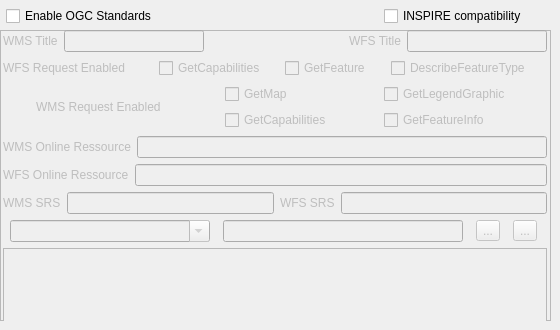
     <widget class="QWidget" name="ogcTabForm">
      <property name="toolTip">
       <string>&lt;html&gt;&lt;head/&gt;&lt;body&gt;&lt;p&gt;OGC standards configuration.&lt;/p&gt;&lt;/body&gt;&lt;/html&gt;</string>
      </property>
      <attribute name="title">
       <string>OGC Standards</string>
      </attribute>
      <attribute name="toolTip">
       <string>&lt;html&gt;&lt;head/&gt;&lt;body&gt;&lt;p&gt;OGC standards configuration.&lt;/p&gt;&lt;/body&gt;&lt;/html&gt;</string>
      </attribute>
      <widget class="QFrame" name="mf_ogc_frame">
       <property name="enabled">
        <bool>false</bool>
       </property>
       <property name="geometry">
        <rect>
         <x>0</x>
         <y>30</y>
         <width>551</width>
         <height>291</height>
        </rect>
       </property>
       <property name="frameShape">
        <enum>QFrame::StyledPanel</enum>
       </property>
       <property name="frameShadow">
        <enum>QFrame::Raised</enum>
       </property>
       <widget class="QWidget" name="layoutWidget18">
        <property name="geometry">
         <rect>
          <x>3</x>
          <y>0</y>
          <width>544</width>
          <height>316</height>
         </rect>
        </property>
        <layout class="QVBoxLayout" name="verticalLayout_5">
         <item>
          <layout class="QHBoxLayout" name="horizontalLayout_34">
           <item>
            <widget class="QLabel" name="mf_map_web_md_wms_title__label">
             <property name="text">
              <string>WMS Title</string>
             </property>
            </widget>
           </item>
           <item>
            <widget class="QLineEdit" name="mf_map_web_md_wms_title"/>
           </item>
           <item>
            <spacer name="horizontalSpacer_6">
             <property name="orientation">
              <enum>Qt::Horizontal</enum>
             </property>
             <property name="sizeHint" stdset="0">
              <size>
               <width>40</width>
               <height>20</height>
              </size>
             </property>
            </spacer>
           </item>
           <item>
            <widget class="QLabel" name="mf_map_web_md_wfs_title__label">
             <property name="text">
              <string>WFS Title</string>
             </property>
            </widget>
           </item>
           <item>
            <widget class="QLineEdit" name="mf_map_web_md_wfs_title"/>
           </item>
          </layout>
         </item>
         <item>
          <layout class="QHBoxLayout" name="horizontalLayout_33">
           <item>
            <widget class="QLabel" name="mf_map_web_md_wfs_enable_label">
             <property name="maximumSize">
              <size>
               <width>150</width>
               <height>16777215</height>
              </size>
             </property>
             <property name="text">
              <string>WFS Request Enabled</string>
             </property>
            </widget>
           </item>
           <item>
            <widget class="QCheckBox" name="mf_map_web_md_wfs_enable_gc">
             <property name="minimumSize">
              <size>
               <width>120</width>
               <height>0</height>
              </size>
             </property>
             <property name="maximumSize">
              <size>
               <width>120</width>
               <height>16777215</height>
              </size>
             </property>
             <property name="text">
              <string>GetCapabilities</string>
             </property>
            </widget>
           </item>
           <item>
            <widget class="QCheckBox" name="mf_map_web_md_wfs_enable_gf">
             <property name="maximumSize">
              <size>
               <width>100</width>
               <height>16777215</height>
              </size>
             </property>
             <property name="text">
              <string>GetFeature</string>
             </property>
            </widget>
           </item>
           <item>
            <widget class="QCheckBox" name="mf_map_web_md_wfs_enable_dft">
             <property name="text">
              <string>DescribeFeatureType</string>
             </property>
            </widget>
           </item>
          </layout>
         </item>
         <item>
          <layout class="QHBoxLayout" name="horizontalLayout_32">
           <item>
            <widget class="QLabel" name="mf_map_web_md_wms_enable_label">
             <property name="maximumSize">
              <size>
               <width>150</width>
               <height>16777215</height>
              </size>
             </property>
             <property name="text">
              <string>WMS Request Enabled</string>
             </property>
            </widget>
           </item>
           <item>
            <layout class="QVBoxLayout" name="verticalLayout_7">
             <item>
              <widget class="QCheckBox" name="mf_map_web_md_wms_enable_gm">
               <property name="maximumSize">
                <size>
                 <width>70</width>
                 <height>16777215</height>
                </size>
               </property>
               <property name="text">
                <string>GetMap</string>
               </property>
              </widget>
             </item>
             <item>
              <widget class="QCheckBox" name="mf_map_web_md_wms_enable_gc">
               <property name="maximumSize">
                <size>
                 <width>120</width>
                 <height>16777215</height>
                </size>
               </property>
               <property name="text">
                <string>GetCapabilities</string>
               </property>
              </widget>
             </item>
            </layout>
           </item>
           <item>
            <layout class="QVBoxLayout" name="verticalLayout_6">
             <item>
              <widget class="QCheckBox" name="mf_map_web_md_wms_enable_glg">
               <property name="maximumSize">
                <size>
                 <width>150</width>
                 <height>16777215</height>
                </size>
               </property>
               <property name="text">
                <string>GetLegendGraphic</string>
               </property>
              </widget>
             </item>
             <item>
              <widget class="QCheckBox" name="mf_map_web_md_wms_enable_gfi">
               <property name="maximumSize">
                <size>
                 <width>115</width>
                 <height>16777215</height>
                </size>
               </property>
               <property name="text">
                <string>GetFeatureInfo</string>
               </property>
              </widget>
             </item>
            </layout>
           </item>
          </layout>
         </item>
         <item>
          <layout class="QHBoxLayout" name="horizontalLayout_35">
           <item>
            <widget class="QLabel" name="mf_map_web_md_onlineresource_label">
             <property name="text">
              <string>WMS Online Ressource</string>
             </property>
            </widget>
           </item>
           <item>
            <widget class="QLineEdit" name="mf_map_web_md_wms_onlineresource"/>
           </item>
          </layout>
         </item>
         <item>
          <layout class="QHBoxLayout" name="horizontalLayout_39">
           <item>
            <widget class="QLabel" name="mf_map_web_md_wfs_onlineresource_label">
             <property name="text">
              <string>WFS Online Ressource</string>
             </property>
            </widget>
           </item>
           <item>
            <widget class="QLineEdit" name="mf_map_web_md_wfs_onlineresource"/>
           </item>
          </layout>
         </item>
         <item>
          <layout class="QHBoxLayout" name="horizontalLayout_36">
           <item>
            <widget class="QLabel" name="mf_map_web_md_wms_srs_label">
             <property name="minimumSize">
              <size>
               <width>50</width>
               <height>0</height>
              </size>
             </property>
             <property name="maximumSize">
              <size>
               <width>80</width>
               <height>16777215</height>
              </size>
             </property>
             <property name="text">
              <string>WMS SRS</string>
             </property>
            </widget>
           </item>
           <item>
            <widget class="QLineEdit" name="mf_map_web_md_wms_srs"/>
           </item>
           <item>
            <widget class="QLabel" name="mf_map_web_md_wfs_srs_label">
             <property name="text">
              <string>WFS SRS</string>
             </property>
            </widget>
           </item>
           <item>
            <widget class="QLineEdit" name="mf_map_web_md_wfs_srs"/>
           </item>
          </layout>
         </item>
         <item>
          <layout class="QHBoxLayout" name="horizontalLayout_37">
           <item>
            <widget class="QComboBox" name="mf_map_web_md_option_name">
             <property name="minimumSize">
              <size>
               <width>200</width>
               <height>0</height>
              </size>
             </property>
             <property name="maximumSize">
              <size>
               <width>200</width>
               <height>16777215</height>
              </size>
             </property>
             <property name="editable">
              <bool>true</bool>
             </property>
             <property name="insertPolicy">
              <enum>QComboBox::InsertAtTop</enum>
             </property>
            </widget>
           </item>
           <item>
            <widget class="QLineEdit" name="mf_map_web_md_option_value">
             <property name="maximumSize">
              <size>
               <width>240</width>
               <height>16777215</height>
              </size>
             </property>
            </widget>
           </item>
           <item>
            <widget class="QToolButton" name="mf_map_web_md_options_add">
             <property name="text">
              <string>...</string>
             </property>
             <property name="icon">
              <iconset>
               <normaloff>:/ui/images/icons/edit-table-insert-row-above.png</normaloff>:/ui/images/icons/edit-table-insert-row-above.png</iconset>
             </property>
            </widget>
           </item>
           <item>
            <widget class="QToolButton" name="mf_map_web_md_options_del">
             <property name="text">
              <string>...</string>
             </property>
             <property name="icon">
              <iconset>
               <normaloff>:/ui/images/icons/edit-table-delete-row.png</normaloff>:/ui/images/icons/edit-table-delete-row.png</iconset>
             </property>
            </widget>
           </item>
          </layout>
         </item>
         <item>
          <widget class="QTableView" name="mf_map_web_md_options_list">
           <property name="minimumSize">
            <size>
             <width>0</width>
             <height>50</height>
            </size>
           </property>
           <property name="maximumSize">
            <size>
             <width>16777215</width>
             <height>100</height>
            </size>
           </property>
          </widget>
         </item>
        </layout>
       </widget>
      </widget>
      <widget class="QWidget" name="layoutWidget19">
       <property name="geometry">
        <rect>
         <x>6</x>
         <y>3</y>
         <width>521</width>
         <height>26</height>
        </rect>
       </property>
       <layout class="QHBoxLayout" name="horizontalLayout_38">
        <item>
         <widget class="QCheckBox" name="mf_ogc_enable">
          <property name="text">
           <string>Enable OGC Standards</string>
          </property>
         </widget>
        </item>
        <item>
         <spacer name="horizontalSpacer_5">
          <property name="orientation">
           <enum>Qt::Horizontal</enum>
          </property>
          <property name="sizeHint" stdset="0">
           <size>
            <width>40</width>
            <height>20</height>
           </size>
          </property>
         </spacer>
        </item>
        <item>
         <widget class="QCheckBox" name="mf_inspire_on">
          <property name="text">
           <string>INSPIRE compatibility</string>
          </property>
         </widget>
        </item>
       </layout>
      </widget>
     </widget>
